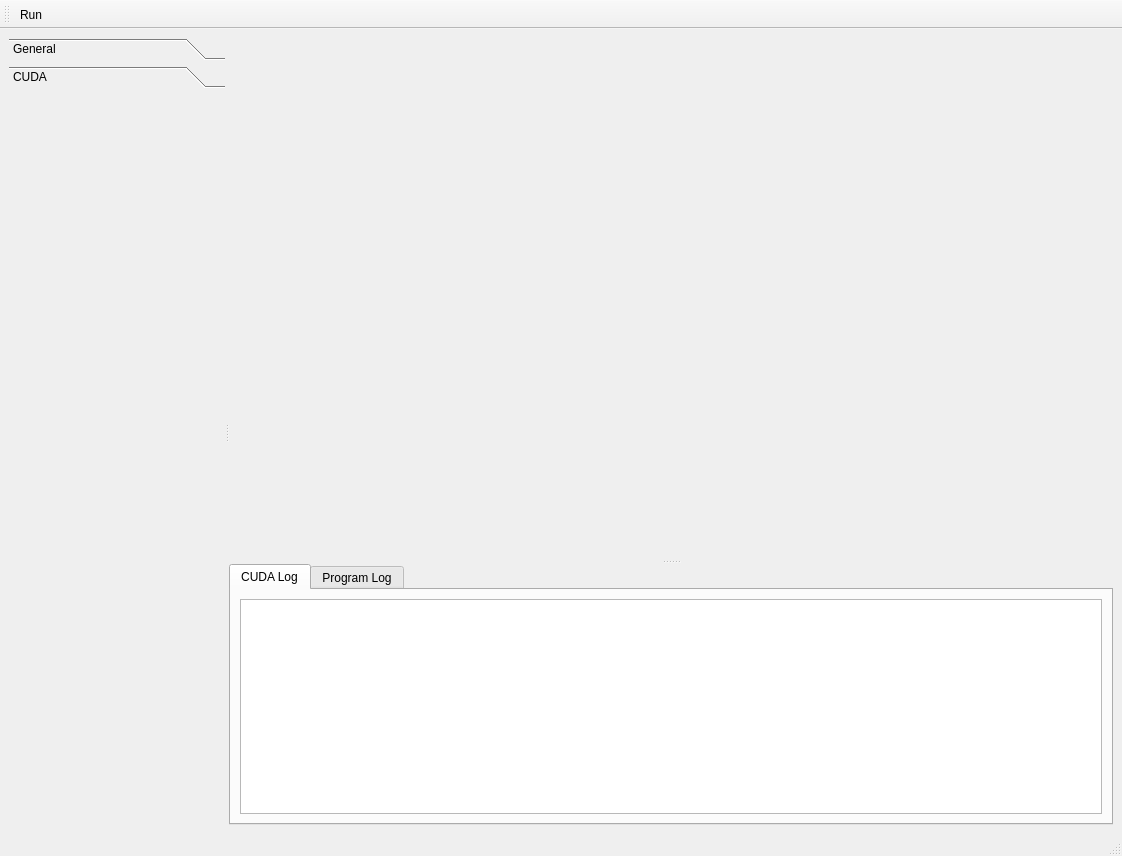
<?xml version="1.0" encoding="UTF-8"?>
<ui version="4.0">
 <class>MainWindow</class>
 <widget class="QMainWindow" name="MainWindow">
  <property name="geometry">
   <rect>
    <x>0</x>
    <y>0</y>
    <width>1122</width>
    <height>856</height>
   </rect>
  </property>
  <property name="minimumSize">
   <size>
    <width>727</width>
    <height>542</height>
   </size>
  </property>
  <property name="windowTitle">
   <string>MainWindow</string>
  </property>
  <property name="layoutDirection">
   <enum>Qt::LeftToRight</enum>
  </property>
  <widget class="QWidget" name="centralwidget">
   <layout class="QVBoxLayout" name="verticalLayout">
    <item>
     <widget class="QSplitter" name="splitter_2">
      <property name="orientation">
       <enum>Qt::Horizontal</enum>
      </property>
      <property name="childrenCollapsible">
       <bool>false</bool>
      </property>
      <widget class="QToolBox" name="toolBoxSettings">
       <property name="currentIndex">
        <number>1</number>
       </property>
       <widget class="QWidget" name="pageGeneralSettings">
        <property name="geometry">
         <rect>
          <x>0</x>
          <y>0</y>
          <width>188</width>
          <height>700</height>
         </rect>
        </property>
        <attribute name="label">
         <string>General</string>
        </attribute>
       </widget>
       <widget class="QWidget" name="pageCUDASettings">
        <property name="geometry">
         <rect>
          <x>0</x>
          <y>0</y>
          <width>188</width>
          <height>700</height>
         </rect>
        </property>
        <attribute name="label">
         <string>CUDA</string>
        </attribute>
       </widget>
      </widget>
      <widget class="QSplitter" name="splitter">
       <property name="orientation">
        <enum>Qt::Vertical</enum>
       </property>
       <property name="childrenCollapsible">
        <bool>false</bool>
       </property>
       <widget class="OGLWidget" name="GLWidget" native="true">
        <property name="sizePolicy">
         <sizepolicy hsizetype="Maximum" vsizetype="Maximum">
          <horstretch>0</horstretch>
          <verstretch>0</verstretch>
         </sizepolicy>
        </property>
        <property name="minimumSize">
         <size>
          <width>640</width>
          <height>480</height>
         </size>
        </property>
        <property name="autoFillBackground">
         <bool>true</bool>
        </property>
       </widget>
       <widget class="QTabWidget" name="tabTextOutput">
        <property name="sizePolicy">
         <sizepolicy hsizetype="Expanding" vsizetype="MinimumExpanding">
          <horstretch>0</horstretch>
          <verstretch>0</verstretch>
         </sizepolicy>
        </property>
        <property name="minimumSize">
         <size>
          <width>640</width>
          <height>240</height>
         </size>
        </property>
        <property name="currentIndex">
         <number>0</number>
        </property>
        <widget class="QWidget" name="tabCUDALog">
         <attribute name="title">
          <string>CUDA Log</string>
         </attribute>
         <layout class="QHBoxLayout" name="horizontalLayout_3">
          <item>
           <widget class="QTextEdit" name="txtCUDALog"/>
          </item>
         </layout>
        </widget>
        <widget class="QWidget" name="tabProgramLog">
         <attribute name="title">
          <string>Program Log</string>
         </attribute>
         <layout class="QHBoxLayout" name="horizontalLayout">
          <item>
           <widget class="QTextEdit" name="txtProgramLog"/>
          </item>
         </layout>
        </widget>
       </widget>
      </widget>
     </widget>
    </item>
   </layout>
  </widget>
  <widget class="QMenuBar" name="menubar">
   <property name="geometry">
    <rect>
     <x>0</x>
     <y>0</y>
     <width>1122</width>
     <height>24</height>
    </rect>
   </property>
  </widget>
  <widget class="QStatusBar" name="statusbar"/>
  <widget class="QToolBar" name="toolBar">
   <property name="windowTitle">
    <string>toolBar</string>
   </property>
   <attribute name="toolBarArea">
    <enum>TopToolBarArea</enum>
   </attribute>
   <attribute name="toolBarBreak">
    <bool>false</bool>
   </attribute>
   <addaction name="actionRun"/>
  </widget>
  <action name="actionRun">
   <property name="text">
    <string>Run</string>
   </property>
   <property name="toolTip">
    <string>Start heating the GPU...</string>
   </property>
  </action>
 </widget>
 <customwidgets>
  <customwidget>
   <class>OGLWidget</class>
   <extends>QWidget</extends>
   <header>OGLWidget.h</header>
   <container>1</container>
   <slots>
    <slot>updateGL()</slot>
    <slot>updateOverlayGL()</slot>
   </slots>
  </customwidget>
 </customwidgets>
 <resources/>
 <connections/>
 <slots>
  <slot>runCUDAProgram()</slot>
 </slots>
</ui>
